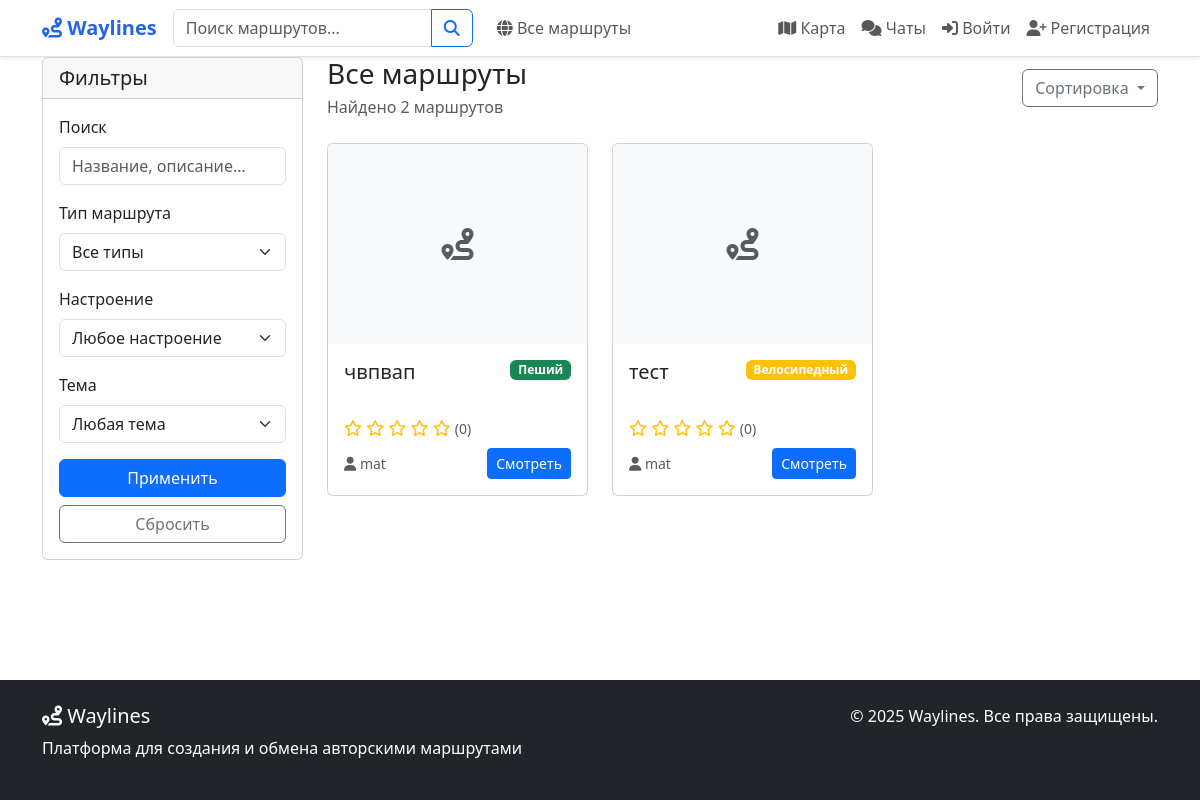
The page /routes/routes/ on the database its author committed.
### routes/models.py (models this page shows, shortened)
class Route(models.Model):
    PRIVACY_CHOICES = [
        ("public", "Публичный"),
        ("private", "Приватный"),
        ("link", "По ссылке"),
        ("personal", "Персональный"),
    ]
    ROUTE_TYPE_CHOICES = [
        ("driving", "Автомобильный"),
        ("walking", "Пеший"),
        ("cycling", "Велосипедный"),
        ("mixed", "Смешанный"),
    ]
    MOOD_CHOICES = [
        ("calm", "Спокойный"),
        ("active", "Активный"),
        ("extreme", "Экстремальный"),
        ("romantic", "Романтический"),
        ("family", "Семейный"),
        ("adventure", "Приключенческий"),
    ]
    THEME_CHOICES = [
        ("historical", "Исторический"),
        ("nature", "Природный"),
        ("urban", "Городской"),
        ("cultural", "Культурный"),
        ("gastronomic", "Гастрономический"),
        ("religious", "Религиозный"),
        ("architectural", "Архитектурный"),
    ]
    author = models.ForeignKey(
        User,
        on_delete=models.CASCADE,
        related_name="routes",
        verbose_name="Автор",
    )
    name = models.CharField("Название", max_length=200)
    description = models.TextField("Описание", blank=True)
    short_description = models.TextField(
        "Краткое описание", max_length=300, blank=True
    )
    privacy = models.CharField(
        "Приватность", max_length=20, choices=PRIVACY_CHOICES, default="public"
    )
    route_type = models.CharField(
        "Тип маршрута",
        max_length=20,
        choices=ROUTE_TYPE_CHOICES,
        default="walking",
    )
    mood = models.CharField(
        "Настроение", max_length=20, choices=MOOD_CHOICES, blank=True
    )
    theme = models.CharField(
        "Тема", max_length=20, choices=THEME_CHOICES, blank=True
    )
    duration_minutes = models.IntegerField(
        "Продолжительность (минут)", default=0
    )
    country = models.CharField(max_length=100, blank=True, null=True, verbose_name="Страна")
    total_distance = models.FloatField("Общее расстояние (км)", default=0)
    is_active = models.BooleanField("Актуален", default=True)
    has_audio_guide = models.BooleanField("Есть аудиогид", default=False)
    is_elderly_friendly = models.BooleanField("Для пожилых", default=False)
    shared_with = models.ManyToManyField(
        User,
        related_name="shared_routes",
        blank=True,
        verbose_name="Доступно для",
    )
    created_at = models.DateTimeField("Создан", auto_now_add=True)
    updated_at = models.DateTimeField("Обновлён", auto_now=True)
    last_status_update = models.DateTimeField(
        "Последнее обновление статуса", auto_now=True
    )
    class Meta:
        verbose_name = "Маршрут"
        verbose_name_plural = "Маршруты"
        ordering = ["-created_at"]

### routes/views.py (the view, shortened to what this page needs)
# urls.py: path("routes/", views.all_routes, name="all_routes"),
def all_routes(request):
    routes = Route.objects.filter(privacy="public", is_active=True)
    route_type = request.GET.get("type")
    mood = request.GET.get("mood")
    theme = request.GET.get("theme")
    search_query = request.GET.get("q")
    if route_type:
        routes = routes.filter(route_type=route_type)
    if mood:
        routes = routes.filter(mood=mood)
    if theme:
        routes = routes.filter(theme=theme)
    routes = routes.annotate(
        avg_rating=Avg("ratings__rating"), rating_count=Count("ratings")
    ).order_by("-created_at")
    paginator = Paginator(routes, 12)
    page_number = request.GET.get("page")
    page_obj = paginator.get_page(page_number)
    context = {
        "page_obj": page_obj,
        "route_types": Route.ROUTE_TYPE_CHOICES,
        "moods": Route.MOOD_CHOICES,
        "themes": Route.THEME_CHOICES,
    }
    return render(request, "routes/all_routes.html", context)

### users/context_processors.py (called while the page is built, shortened)
def navbar_context(request):
    context = {}
    return context

### templates/routes/all_routes.html (shortened to what this page needs)
{% extends 'base.html' %}
{% block content %}
<div class="container">
    <div class="row">
        <div class="col-md-3">
            <div class="card mb-4">
                <div class="card-header">
                    <h5 class="card-title mb-0">Фильтры</h5>
                </div>
                <div class="card-body">
                    <form method="get" id="filter-form">
                        <div class="mb-3">
                            <label class="form-label">Поиск</label>
                            <input type="text" name="q" class="form-control" value="{{ request.GET.q }}"
                                   placeholder="Название, описание...">
                        </div>
                        <div class="mb-3">
                            <label class="form-label">Тип маршрута</label>
                            <select name="type" class="form-select">
                                <option value="">Все типы</option>
                            </select>
                        </div>
                        <div class="mb-3">
                            <label class="form-label">Настроение</label>
                            <select name="mood" class="form-select">
                                <option value="">Любое настроение</option>
                            </select>
                        </div>
                        <div class="mb-3">
                            <label class="form-label">Тема</label>
                            <select name="theme" class="form-select">
                                <option value="">Любая тема</option>
                            </select>
                        </div>
                        <button type="submit" class="btn btn-primary w-100">Применить</button>
                        <a href="{% url 'all_routes' %}" class="btn btn-outline-secondary w-100 mt-2">Сбросить</a>
                    </form>
                </div>
            </div>
        </div>
        <div class="col-md-9">
            <div class="d-flex justify-content-between align-items-center mb-4">
                <div>
                    <h1 class="h3 mb-1">Все маршруты</h1>
                    <p class="text-muted mb-0">Найдено {{ page_obj.paginator.count }} маршрутов</p>
                </div>
                <div class="dropdown">
                    <button class="btn btn-outline-secondary dropdown-toggle" type="button" data-bs-toggle="dropdown">
                        Сортировка
                    </button>
                </div>
            </div>
            <div class="row">
                {% for route in page_obj %}
                <div class="col-lg-4 col-md-6 mb-4">
                    <div class="card route-card h-100">
                        {% if route.photos.first %}
                        <img src="{{ route.photos.first.image.url }}" class="card-img-top route-image" alt="{{ route.name }}">
                        {% else %}
                        <div class="card-img-top route-image bg-light d-flex align-items-center justify-content-center">
                            <i class="fas fa-route fa-2x text-muted"></i>
                        </div>
                        {% endif %}
                        <div class="card-body d-flex flex-column">
                            <div class="d-flex justify-content-between align-items-start mb-2">
                                <h5 class="card-title">{{ route.name|truncatewords:4 }}</h5>
                                <span class="badge bg-{% if route.route_type == 'walking' %}success{% elif route.route_type == 'driving' %}primary{% else %}warning{% endif %}">
                                    {{ route.get_route_type_display }}
                                </span>
                            </div>
                            <div class="mb-2">
                                <span class="rating-stars">
                                    {% with rating=route.avg_rating|default:0 %}
                                    {% for i in "12345" %}
                                        {% if forloop.counter <= rating %}
                                        <i class="fas fa-star"></i>
                                        {% else %}
                                        <i class="far fa-star"></i>
                                        {% endif %}
                                    {% endfor %}
                                    {% endwith %}
                                </span>
                                <small class="text-muted">({{ route.rating_count }})</small>
                            </div>
                            <div class="d-flex justify-content-between align-items-center mt-auto">
                                <small class="text-muted">
                                    <i class="fas fa-user"></i> {{ route.author.username }}
                                </small>
                                <a href="{% url 'route_detail' route.id %}" class="btn btn-primary btn-sm">Смотреть</a>
                            </div>
                        </div>
                    </div>
                </div>
                {% endfor %}
            </div>
        </div>
    </div>
</div>
{% endblock %}

### templates/base.html (style rules this page uses)
html, body { height: 100%; margin: 0; padding: 0; }
body { display: flex; flex-direction: column; min-height: 100vh; }
.route-card { transition: transform 0.2s ease, box-shadow 0.2s ease; cursor: pointer; }
.route-image { height: 200px; object-fit: cover; }
.rating-stars { color: #ffc107; }

### rows shown on the page
Route: name "чвпвап", route_type "Пеший", rating_count "0", author.username "mat"
Route: name "тест", route_type "Велосипедный", rating_count "0", author.username "mat"

### other values the page prints
{{ page_obj.paginator.count }} "2"
